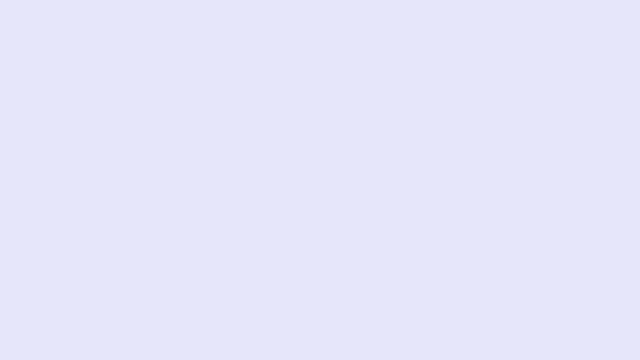
Frame 1 (no input)
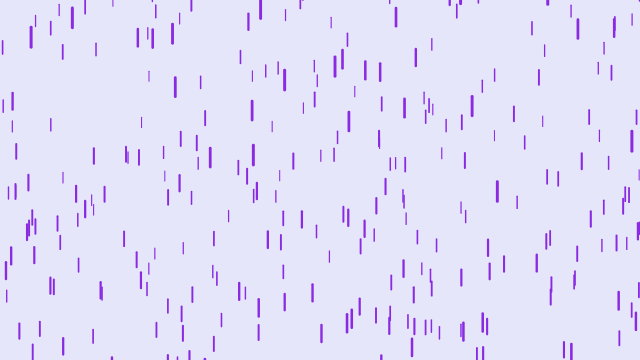
Frame 60 (no input)
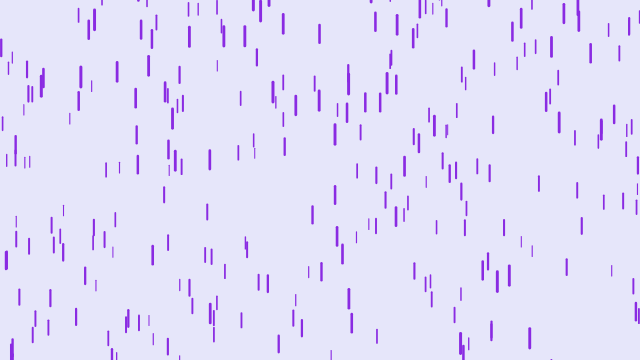
Frame 120 (the mouse pressed at the canvas centre since frame 60)

The p5.js sketch that drew these frames (run headless with seeded random() and noise() and a simulated clock; from frame 60 on, the mouse is pressed at the canvas centre):

// p5.js sketch
// ── sketch.js
// (138, 43, 226)
// (230, 230, 250)

let drops = [];
let noOfDrops = 500;

function setup() {
    createCanvas(640, 360);
    for (let i = 0; i < noOfDrops; i++) {
        drops[i] = new Drop();
    }
}

function draw() {
    background(230, 230, 250);
    for (let i = 0; i < noOfDrops; i++) {
        let d = drops[i];
        d.fall();
        d.show();
    }
}
// ── drop.js
class Drop {
    constructor() {
        this.x = random(width);
        this.y = random(-500, -50);
        this.z = random(0, 20);
        this.yspeed = map(this.z, 0, 20, 4, 10);
        this.len = map(this.z, 0, 20, 10, 20);
    }

    fall() {
        this.y = this.y + this.yspeed;
        let g = map(this.z, 0, 20, 0, 0.2)
        this.yspeed = this.yspeed + g;
        if (this.y > height) {
            this.y = random(-500, -50);
            this.yspeed = map(this.z, 0, 20, 4, 10);
        }
    }

    show() {
        stroke(138, 43, 226);
        let t = map(this.z, 0, 20, 1, 3);
        strokeWeight(t);
        line(this.x, this.y, this.x, this.y + this.len);
    }
}
// ── sketch.html
<!DOCTYPE html>
<html lang="en">

<head>
    <meta charset="utf-8" />
    <meta name="viewport" content="width=device-width, initial-scale=1.0" />
    <meta http-equiv="X-UA-Compatible" content="ie-edge" />
    <title>Coding Challenge #4</title>
    <script src="https://cdn.jsdelivr.net/npm/p5@0.10.2/lib/p5.js"></script>
    <script src="drop.js"></script>
    <script src="sketch.js"></script>
</head>

<body>

</body>

</html>
